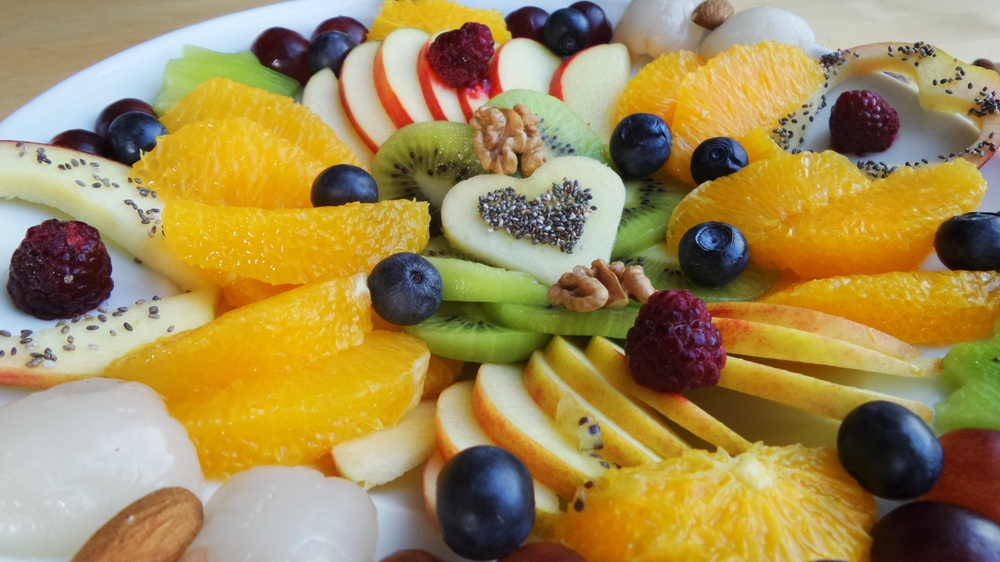
#> input picture part_5_6_7_resource_images/fruits.jpg, 1000 x 562 px, shrunk from 5184 x 2916 before the run
$ python part7.py
#> lines starting #> are read from the running program, lines starting #| are printed output that depends on the picture; after the words box and inside, x2 and y2 are one past the last pixel; in counts of white or black regions, pixels touching at a corner belong together
import cv2
import numpy as np
import matplotlib.pyplot as plt

# --- Step 1: Load image and convert to HSI ---
def rgb_to_hsi(img):
    # Convert RGB [0,255] to [0,1]
    img = img.astype(np.float32) / 255.0
    R, G, B = img[:,:,0], img[:,:,1], img[:,:,2]

    # Intensity
    I = (R + G + B) / 3.0

    # Saturation
    min_val = np.minimum(np.minimum(R, G), B)
    S = 1 - (3 / (R + G + B + 1e-6)) * min_val

    # Hue
    num = 0.5 * ((R - G) + (R - B))
    den = np.sqrt((R - G)**2 + (R - B) * (G - B)) + 1e-6
    theta = np.arccos(num / den)

    H = np.where(B <= G, theta, 2*np.pi - theta)
    H = H / (2*np.pi)  # normalize [0,1]

    return np.stack([H, S, I], axis=-1)

def hsi_to_rgb(hsi):
    H, S, I = hsi[:,:,0]*2*np.pi, hsi[:,:,1], hsi[:,:,2]
    R, G, B = np.zeros_like(H), np.zeros_like(H), np.zeros_like(H)

    # Sector 0: 0 <= H < 2π/3
    idx = (H >= 0) & (H < 2*np.pi/3)
    B[idx] = I[idx]*(1-S[idx])
    R[idx] = I[idx]*(1 + (S[idx]*np.cos(H[idx]))/(np.cos(np.pi/3 - H[idx]) + 1e-6))
    G[idx] = 3*I[idx] - (R[idx] + B[idx])

    # Sector 1: 2π/3 <= H < 4π/3
    idx = (H >= 2*np.pi/3) & (H < 4*np.pi/3)
    H_tmp = H[idx] - 2*np.pi/3
    R[idx] = I[idx]*(1-S[idx])
    G[idx] = I[idx]*(1 + (S[idx]*np.cos(H_tmp))/(np.cos(np.pi/3 - H_tmp) + 1e-6))
    B[idx] = 3*I[idx] - (R[idx] + G[idx])

    # Sector 2: 4π/3 <= H < 2π
    idx = (H >= 4*np.pi/3) & (H < 2*np.pi)
    H_tmp = H[idx] - 4*np.pi/3
    G[idx] = I[idx]*(1-S[idx])
    B[idx] = I[idx]*(1 + (S[idx]*np.cos(H_tmp))/(np.cos(np.pi/3 - H_tmp) + 1e-6))
    R[idx] = 3*I[idx] - (G[idx] + B[idx])

    rgb = np.stack([R,G,B], axis=-1)
    return np.clip(rgb*255, 0, 255).astype(np.uint8)

# Load image
img = cv2.imread("part_5_6_7_resource_images/fruits.jpg")  # replace with your image
#> img is the input picture: shape (562, 1000, 3); mean B, G, R 84.6, 139.3, 161.2
img = cv2.cvtColor(img, cv2.COLOR_BGR2RGB)

hsi = rgb_to_hsi(img)
#> in rgb_to_hsi, `return np.stack([H, S, I], axis=-1)`:
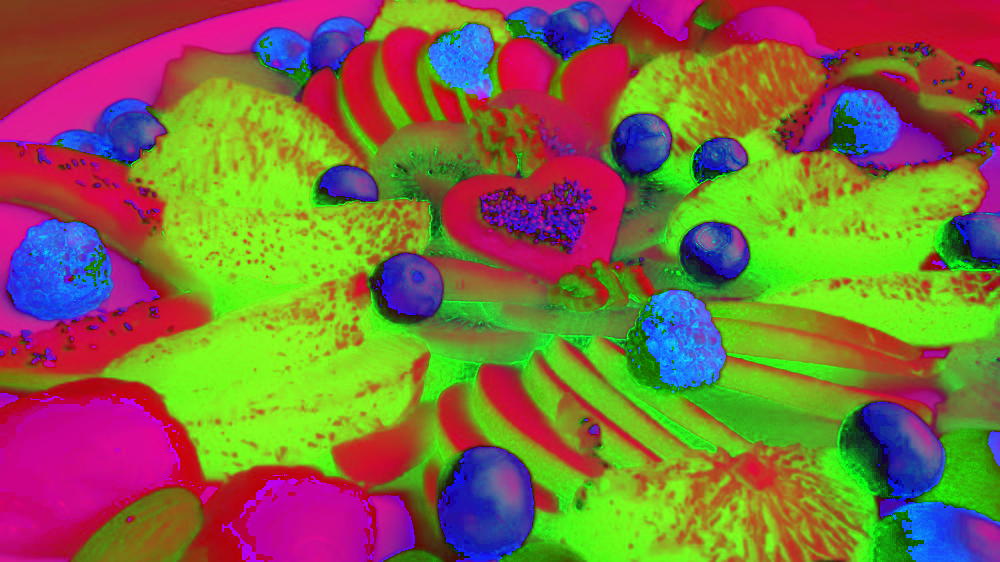
#> returned value: shape (562, 1000, 3) float32; mean of channels 0, 1, 2 0.263, 0.433, 0.503; drawn as B, G, R

# Display H, S, I channels
fig, axs = plt.subplots(1,3, figsize=(12,4))
axs[0].imshow(hsi[:,:,0], cmap='gray'); axs[0].set_title("Hue")
axs[1].imshow(hsi[:,:,1], cmap='gray'); axs[1].set_title("Saturation")
axs[2].imshow(hsi[:,:,2], cmap='gray'); axs[2].set_title("Intensity")
plt.show()

# --- Step 2: Colour slicing mask ---
seed = (100, 100)   # choose seed pixel coordinates
c_s = hsi[seed[1], seed[0], :]  # HSI vector
#> c_s = [0.573, 0.104, 0.876]

dH, dS, dI = 0.05, 0.3, 0.3   # thresholds
mask = ((np.abs(hsi[:,:,0] - c_s[0]) < dH) &
        (np.abs(hsi[:,:,1] - c_s[1]) < dS) &
        (np.abs(hsi[:,:,2] - c_s[2]) < dI))
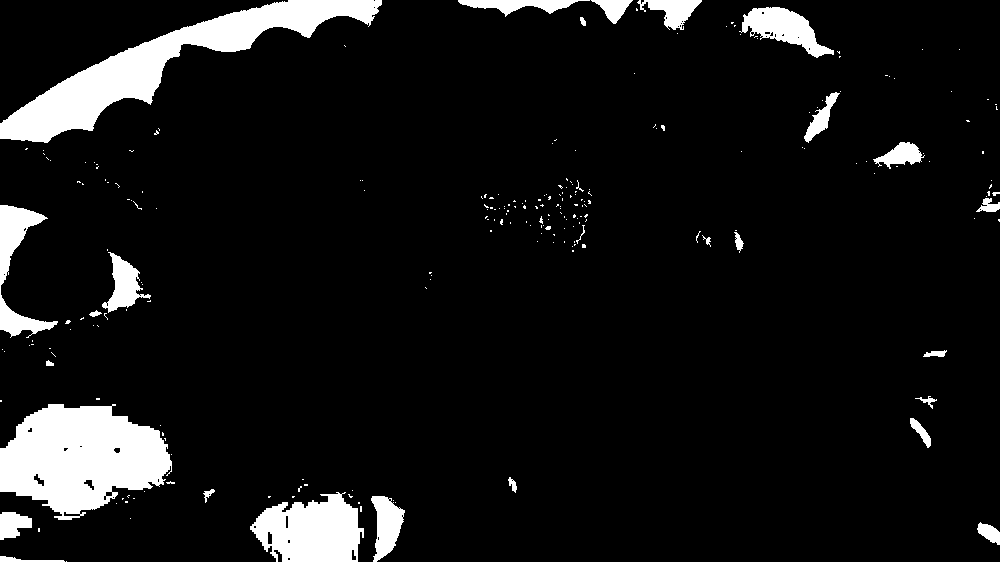
#> mask: shape (562, 1000) bool; 8.3% white; 235 white regions (206 under 20 px), largest, box (x1, y1, x2, y2) and area: (0, 404, 172, 520) 13500, (0, 0, 382, 143) 13474, (250, 492, 364, 562) 5615

# Show mask
plt.imshow(mask, cmap='gray')
plt.title("Mask of selected object")
plt.show()

# --- Step 3: Colour transformation ---
c_t = np.array([0.8, 0.9, 0.7])  # target HSI colour

transformed = hsi.copy()
for k in range(3):
    if k == 0:  # Hue: additive shift
        transformed[:,:,k][mask] = (hsi[:,:,k][mask] + (c_t[k] - c_s[k])) % 1.0
    elif k == 1:  # Saturation: multiplicative
        transformed[:,:,k][mask] = hsi[:,:,k][mask] * (c_t[k]/(c_s[k]+1e-6))
    else:  # Intensity: additive
        transformed[:,:,k][mask] = np.clip(hsi[:,:,k][mask] + (c_t[k] - c_s[k]), 0, 1)
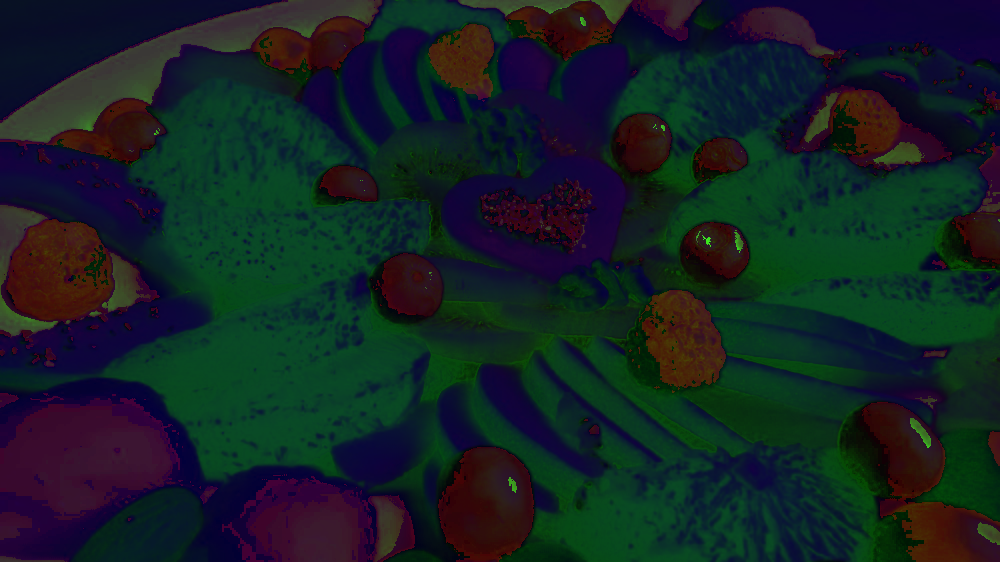
#> transformed: shape (562, 1000, 3) float32; 8.3% of pixels changed, all inside (x1, y1, x2, y2) = (0, 0, 1000, 562); drawn with min black and max white

# Convert back to RGB
img_new = hsi_to_rgb(transformed)
#> in hsi_to_rgb, `idx = (H >= 0) & (H < 2*np.pi/3)`: idx: shape (562, 1000) bool; 75.8% white; 216 black regions (160 under 20 px), largest, box (x1, y1, x2, y2) and area: (0, 0, 383, 164) 22406, (0, 398, 180, 562) 19662, (0, 203, 160, 349) 13461
#> in hsi_to_rgb, `idx = (H >= 2*np.pi/3) & (H < 4*np.pi/3)`: idx: shape (562, 1000) bool; 7.2% white; 475 white regions (384 under 20 px), largest, box (x1, y1, x2, y2) and area: (462, 447, 531, 544) 4512, (468, 175, 626, 275) 3701, (865, 403, 942, 490) 3520
#> in hsi_to_rgb, `R[idx] = I[idx]*(1-S[idx])`: R: shape (562, 1000) float32; min 0, max 1, mean 0.545
#> in hsi_to_rgb, `G[idx] = I[idx]*(1 + (S[idx]*np.cos(H_tmp))/(np.cos(np.pi/3 - H_tmp) +..`: G: shape (562, 1000) float32; min 0, max 0.98, mean 0.463
#> in hsi_to_rgb, `B[idx] = 3*I[idx] - (R[idx] + G[idx])`: B: shape (562, 1000) float32; min 0, max 0.984, mean 0.24
#> in hsi_to_rgb, `idx = (H >= 4*np.pi/3) & (H < 2*np.pi)`: idx: shape (562, 1000) bool; 17% white; 445 white regions (364 under 20 px), largest, box (x1, y1, x2, y2) and area: (0, 0, 382, 164) 18875, (0, 398, 180, 520) 14404, (0, 205, 160, 342) 12342
#> in hsi_to_rgb, `G[idx] = I[idx]*(1-S[idx])`:
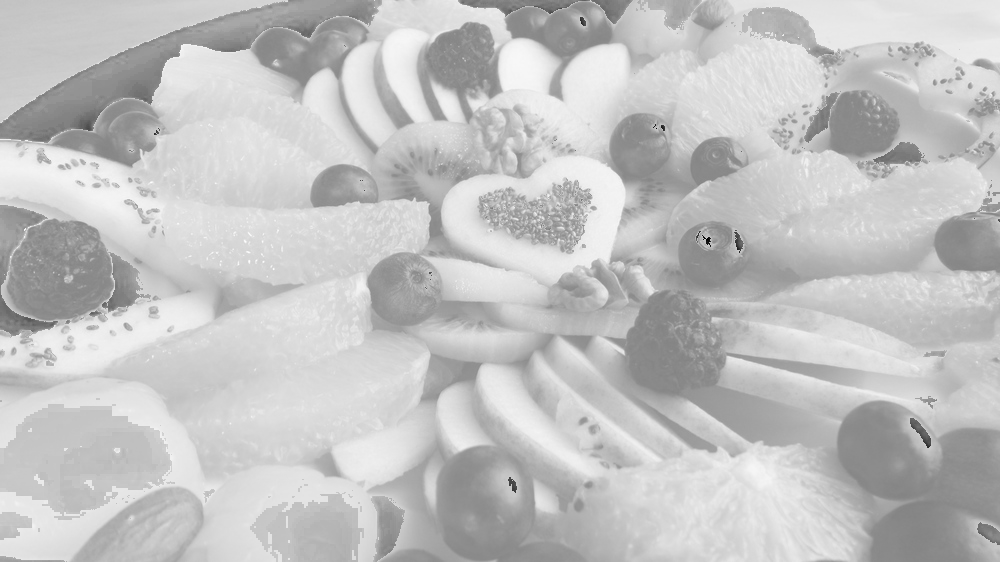
#> G: shape (562, 1000) float32; min -1.03, max 0.98, mean 0.503; drawn with min black and max white
#> in hsi_to_rgb, `B[idx] = I[idx]*(1 + (S[idx]*np.cos(H_tmp))/(np.cos(np.pi/3 - H_tmp) +..`:
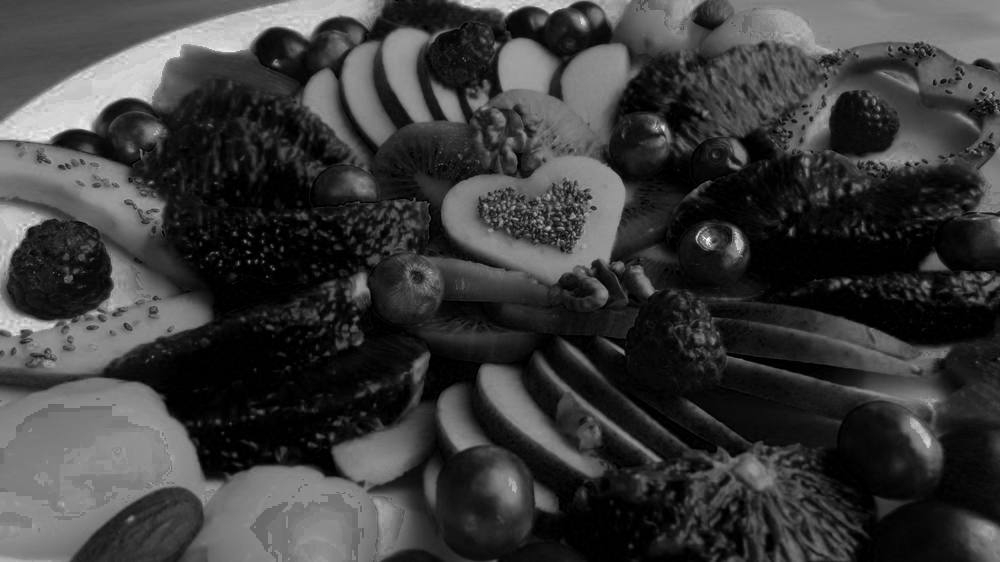
#> B: shape (562, 1000) float32; min 0, max 1.42, mean 0.332; drawn with min black and max white
#> in hsi_to_rgb, `R[idx] = 3*I[idx] - (G[idx] + B[idx])`:
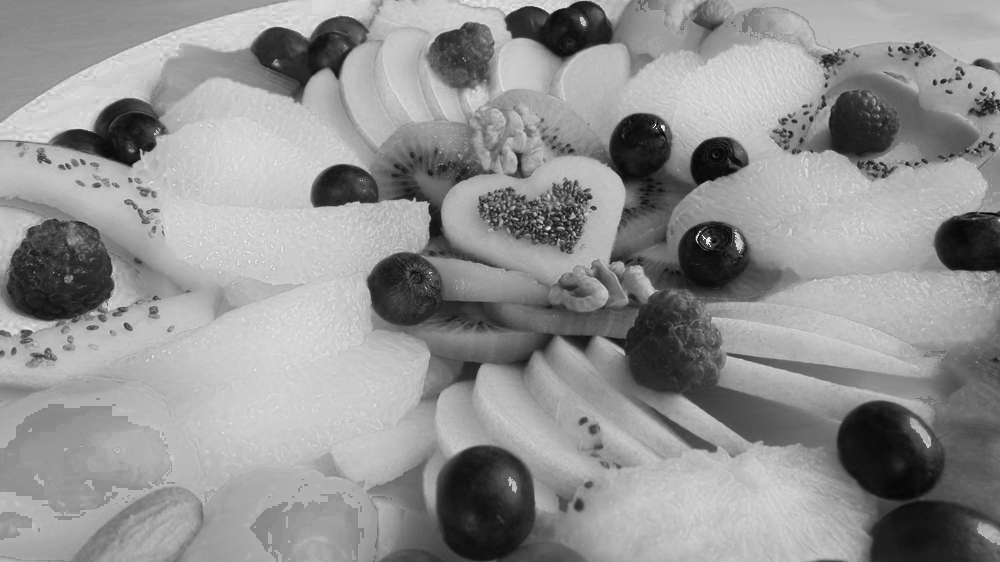
#> R: shape (562, 1000) float32; min 0, max 1.1, mean 0.631; drawn with min black and max white
#> in hsi_to_rgb, `return np.clip(rgb*255, 0, 255).astype(np.uint8)`:
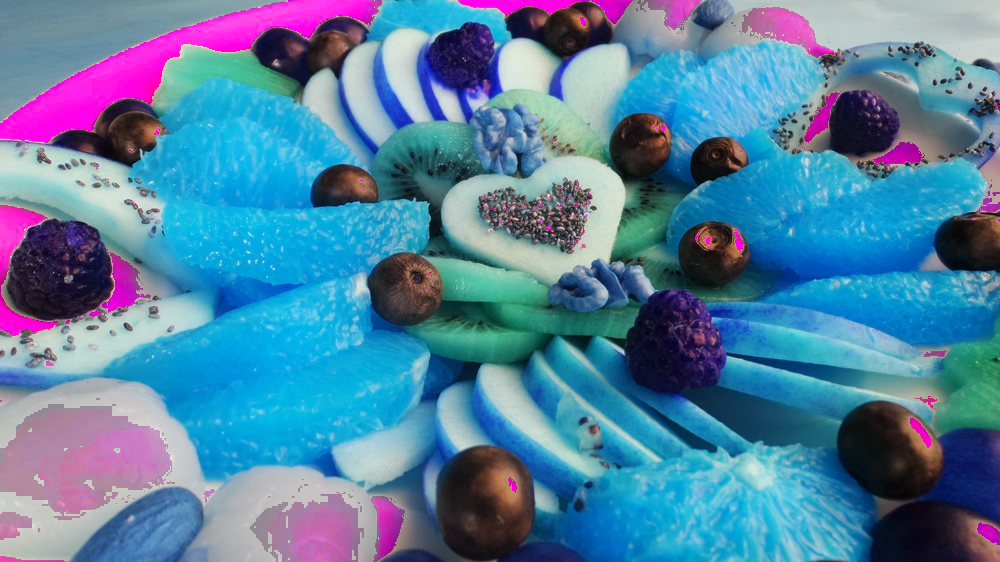
#> returned value: shape (562, 1000, 3); mean of channels 0, 1, 2 160.1, 128.4, 83.2; drawn as B, G, R

# Show results
plt.subplot(1,2,1); plt.imshow(img); plt.title("Original")
plt.subplot(1,2,2); plt.imshow(img_new); plt.title("Recoloured Object")
plt.show()

$ run again, with part_5_6_7_resource_images/scenery_2.jpg copied over part_5_6_7_resource_images/fruits.jpg
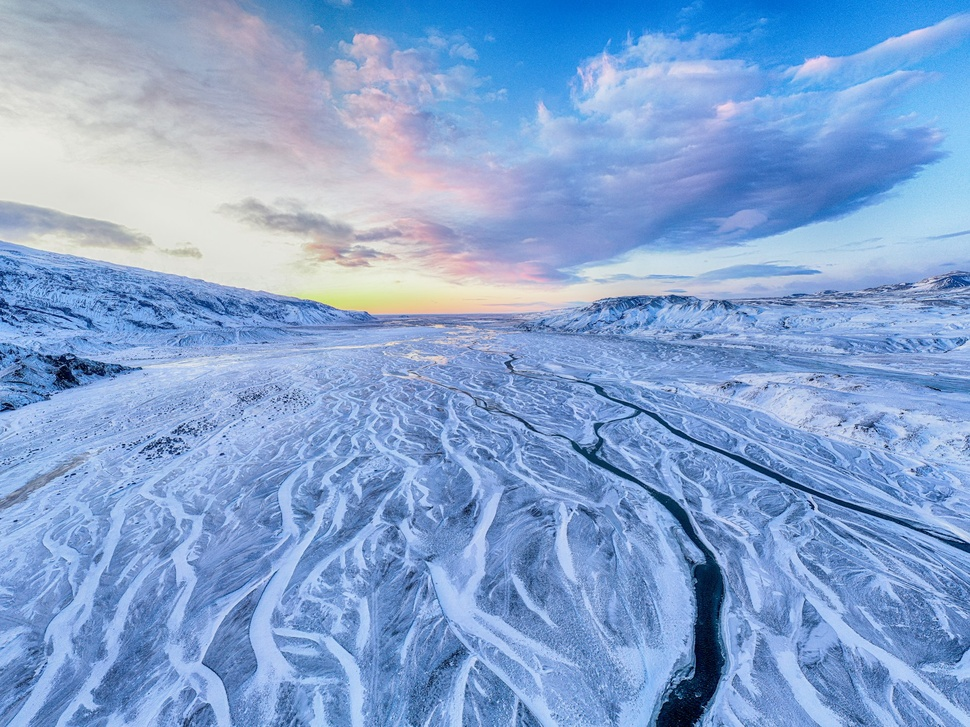
#> input picture part_5_6_7_resource_images/scenery_2.jpg, 970 x 727 px, shrunk from 1920 x 1440 before the run
#> img is the input picture: shape (727, 970, 3); mean B, G, R 209.1, 163.7, 131.7
#> c_s = [0.636, 0.0104, 0.757]
#> `mask = ((np.abs(hsi[:,:,0] - c_s[0]) < dH) & (np.abs(hsi[:,:,1] - c_s[..`:
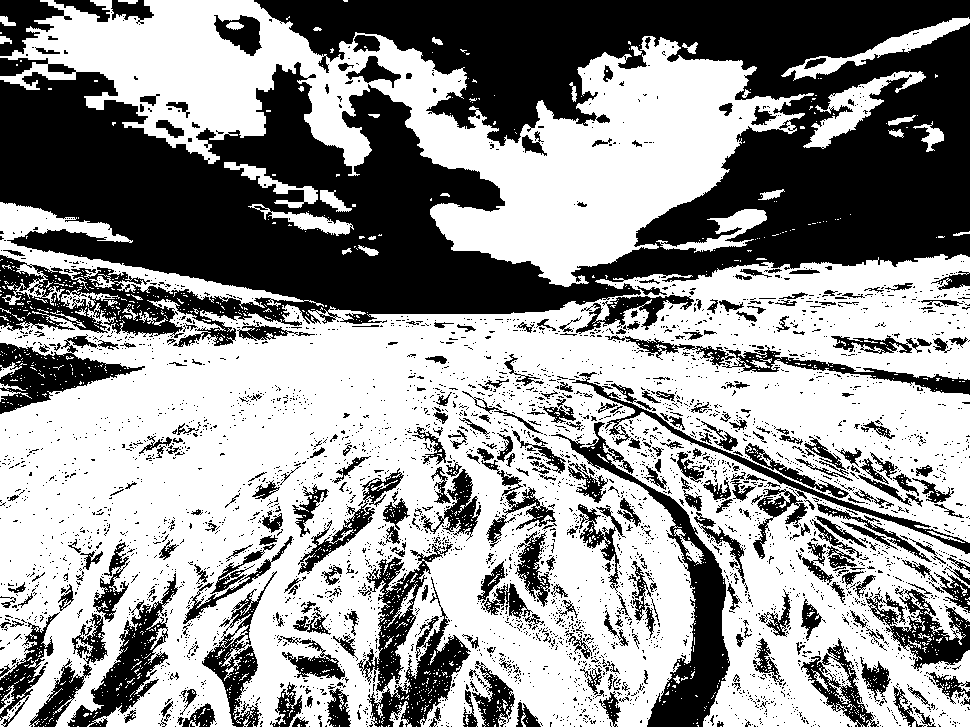
#> mask: shape (727, 970) bool; 58.5% white; 3990 black regions (3622 under 20 px), largest, box (x1, y1, x2, y2) and area: (0, 0, 970, 347) 183528, (551, 422, 730, 727) 9127, (357, 544, 471, 727) 7665
#> in hsi_to_rgb, `rgb = np.stack([R,G,B], axis=-1)`:
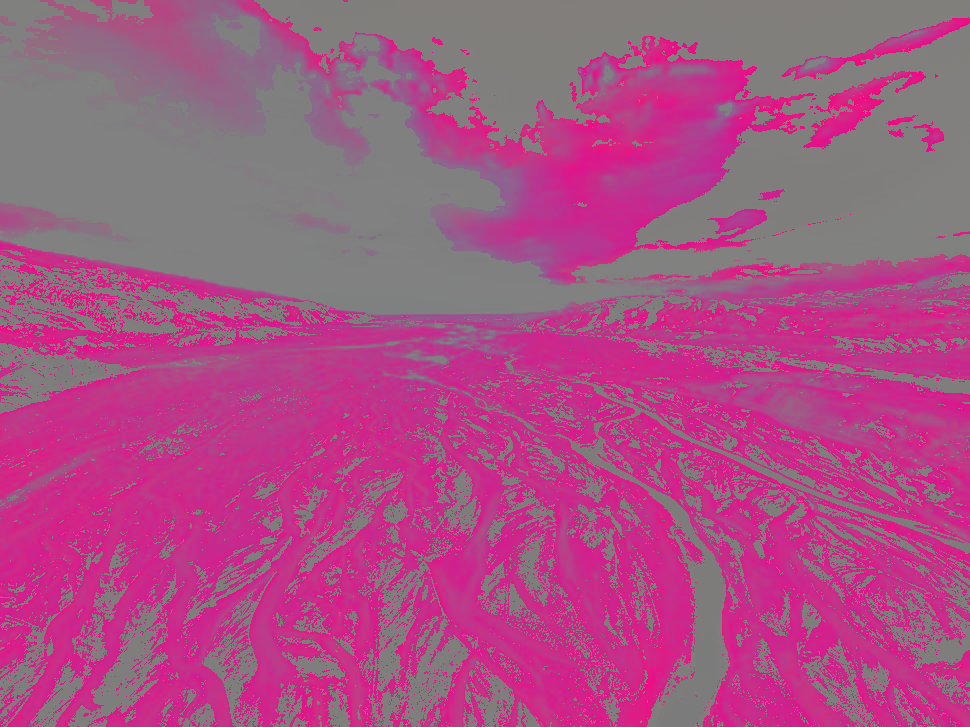
#> rgb: shape (727, 970, 3) float32; mean of channels 0, 1, 2 1.38, -5.83, 6.33; drawn with min black and max white
